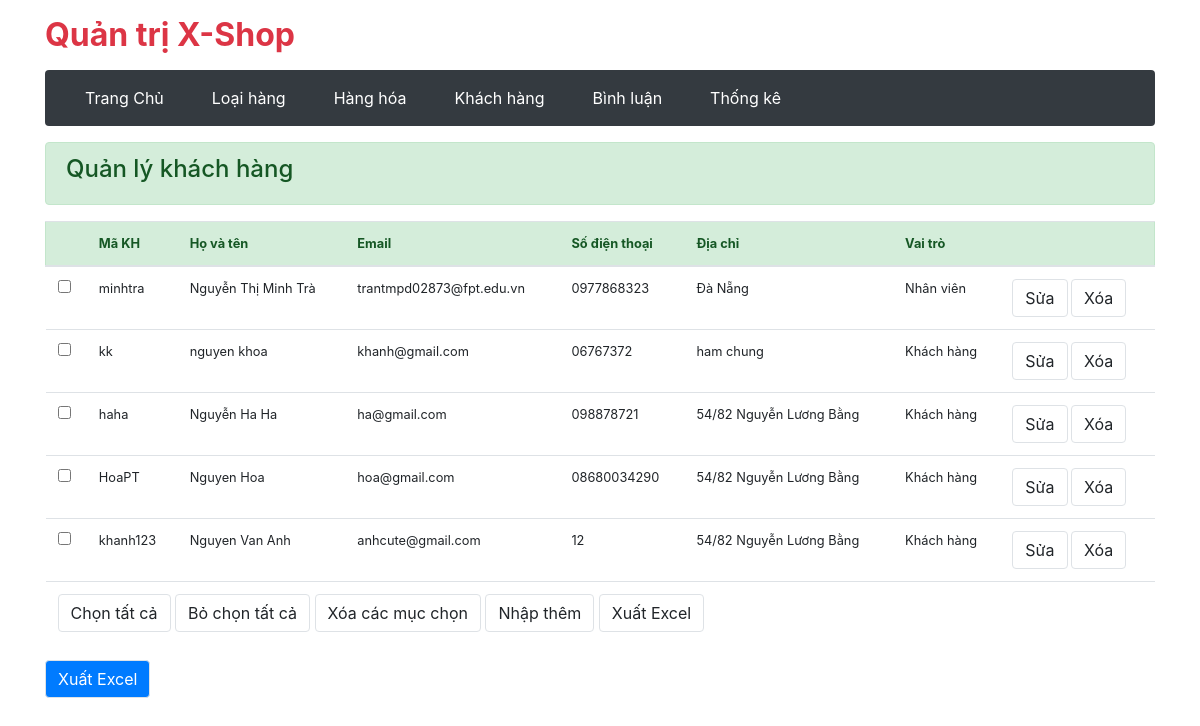
Page /admin/member/index.php?btn-list (signed in) on the committed database.
### tables this page shows
CREATE TABLE `khach_hang` (
  `ma_kh` varchar(20) NOT NULL,
  `mat_khau` varchar(100) NOT NULL,
  `ho_ten` varchar(50) NOT NULL,
  `email` varchar(50) NOT NULL,
  `hinh_kh` varchar(100) NOT NULL,
  `so_dt` varchar(11) NOT NULL,
  `dia_chi` varchar(200) NOT NULL,
  `vai_tro` int(1) NOT NULL
);

### admin/member/index.php (called while the page is built, shortened)
<?php
    require '../../gobal.php';
    require '../../dao/functionMember.php';
    extract($_REQUEST);
    if(isset($_POST['btn-insert'])){
        $vai_tro = isset($vai_tro) ? $vai_tro : 0;
        $hinh = save_file("hinh", "$IMAGE_DIR");
        $hinh_kh = strlen($hinh) > 0 ? $hinh : 'user.png';
        addNewMember($ma_kh, $mat_khau , $ho_ten, $email, $hinh_kh, $so_dt, $dia_chi, $vai_tro);
        $view_name = 'addMember.php';
        $MESSAGE = 'Thêm thành viên thành công';
    }
    else if(array_key_exists('btn-list', $_REQUEST)){
        $members = selectMember();
    }
    require "../layout.php";

### dao/functionMember.php (called while the page is built, shortened)
<?php
    require_once 'database.php';
    function selectMember()
    {
        global $conn;
        $select = "SELECT * FROM khach_hang WHERE vai_tro != '3'  ORDER BY vai_tro DESC";
        return  $conn->query($select);
    }

### admin/member/listMember.php (the view, shortened to what this page needs)
<div class="alert alert-success mt-3">
  <h4>Quản lý khách hàng</h4>
</div>
<form action="index.php" method="post" class="mt-3">
  <table class="table">
    <thead class="alert alert-success small">
      <tr>
        <th scope="col"></th>
        <th scope="col">Mã KH</th>
        <th scope="col">Họ và tên</th>
        <th scope="col">Email</th>
        <th scope="col">Số điện thoại</th>
        <th scope="col">Địa chỉ</th>
        <th scope="col">Vai trò</th>
        <th scope="col"></th>
      </tr>
    </thead>
    <tbody class="small">
      <?php foreach ($members as $member) : ?>
        <?php
          if ($member['vai_tro'] == 3) {
            $vai_tro = 'Quản lý';
          } else if ($member['vai_tro'] == 1) {
            $vai_tro = 'Nhân viên';
          } else {
            $vai_tro = 'Khách hàng';
          }
          ?>
        <tr>
          <th><input type="checkbox" name="ma_kh[]" value="<?= $member['ma_kh'] ?>"></th>
          <td><?= $member['ma_kh'] ?></td>
          <td><?= $member['ho_ten'] ?></td>
          <td><?= $member['email'] ?></td>
          <td><?= $member['so_dt'] ?></td>
          <td><?= $member['dia_chi'] ?></td>
          <td><?= $vai_tro ?></td>
          <td>
            <a href="index.php?btn-edit&ma_kh=<?= $member['ma_kh'] ?>" class="btn btn-default border">Sửa</a>
            <a href="index.php?btn-delete&ma_kh=<?= $member['ma_kh'] ?>" class="btn btn-default border">Xóa</a>
          </td>
        </tr>
      <?php endforeach ?>
    </tbody>
    <tfoot>
      <tr>
        <td colspan="8">
          <button id="check-all" type="button" class="btn btn-default border">Chọn tất cả</button>
          <button id="clear-all" type="button" class="btn btn-default border">Bỏ chọn tất cả</button>
          <button id="btn-delete" name="btn-delete" class="btn btn-default border">Xóa các mục chọn</button>
          <a href="index.php" class="btn btn-default border">Nhập thêm</a>
          <input type="submit" name="export" value="Xuất Excel" class="btn btn-default border">
        </td>
      </tr>
    </tfoot>
  </table>
</form>
<form action="export.php" method="POST">
    <div class="form-group">
        <input type="submit" name="export" value="Xuất Excel" class="btn btn-primary border">
    </div>
</form>

### rows in the picture
khach_hang: ma_kh "minhtra", ho_ten "Nguyễn Thị Minh Trà", email "trantmpd02873@fpt.edu.vn", so_dt "0977868323", dia_chi "Đà Nẵng", vai_tro "Nhân viên"
khach_hang: ma_kh "kk", ho_ten "nguyen khoa", email "khanh@gmail.com", so_dt "06767372", dia_chi "ham chung", vai_tro "Khách hàng"
khach_hang: ma_kh "haha", ho_ten "Nguyễn Ha Ha", email "ha@gmail.com", so_dt "098878721", dia_chi "54/82 Nguyễn Lương Bằng", vai_tro "Khách hàng"
khach_hang: ma_kh "HoaPT", ho_ten "Nguyen Hoa", email "hoa@gmail.com", so_dt "08680034290", dia_chi "54/82 Nguyễn Lương Bằng", vai_tro "Khách hàng"
khach_hang: ma_kh "khanh123", ho_ten "Nguyen Van Anh", email "anhcute@gmail.com", so_dt "12", dia_chi "54/82 Nguyễn Lương Bằng", vai_tro "Khách hàng"
